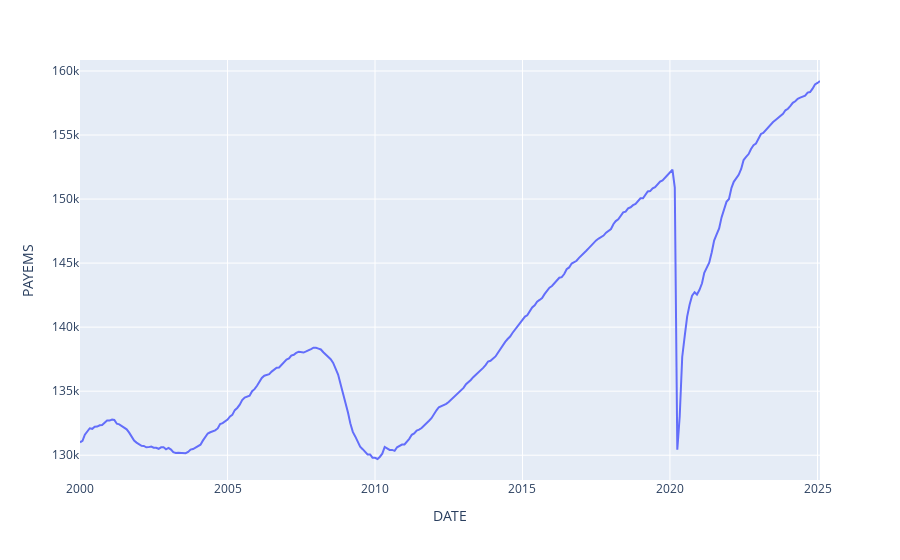

The notebook cell this image was saved under:
### Code cell
px.line(Payroll, x=Payroll.index, y='PAYEMS')

### Figure 1 — Plotly figure (JSON) as saved in the notebook; plotly's stock layout.template omitted (floating-point values rounded to 4 significant figures; data arrays with more than 128 entries replaced by an {"elided": "..."} marker saying what was removed)
{"data": [{"hovertemplate": "DATE=%{x}<br>PAYEMS=%{y}<extra></extra>", "legendgroup": "", "line": {"color": "#636efa", "dash": "solid"}, "marker": {"symbol": "circle"}, "mode": "lines", "name": "", "orientation": "v", "showlegend": false, "type": "scatter", "x": {"elided": "302 str values"}, "xaxis": "x", "y": {"elided": "302 int values"}, "yaxis": "y"}], "layout": {"legend": {"tracegroupgap": 0}, "margin": {"t": 60}, "xaxis": {"anchor": "y", "domain": [0, 1], "title": {"text": "DATE"}}, "yaxis": {"anchor": "x", "domain": [0, 1], "title": {"text": "PAYEMS"}}}}
